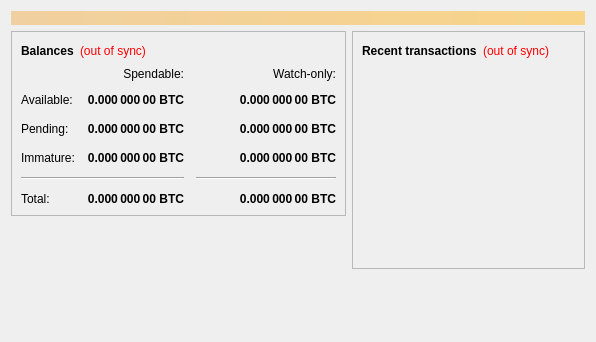
<?xml version="1.0" encoding="UTF-8"?>
<ui version="4.0">
 <class>OverviewPage</class>
 <widget class="QWidget" name="OverviewPage">
  <property name="geometry">
   <rect>
    <x>0</x>
    <y>0</y>
    <width>596</width>
    <height>342</height>
   </rect>
  </property>
  <property name="windowTitle">
   <string>Form</string>
  </property>
  <layout class="QVBoxLayout" name="topLayout">
   <item>
    <widget class="QLabel" name="labelAlerts">
     <property name="visible">
      <bool>false</bool>
     </property>
     <property name="styleSheet">
      <string notr="true">background-color: qlineargradient(x1: 0, y1: 0, x2: 1, y2: 0, stop:0 #F0D0A0, stop:1 #F8D488); color:#000000;</string>
     </property>
     <property name="wordWrap">
      <bool>true</bool>
     </property>
     <property name="margin">
      <number>3</number>
     </property>
    </widget>
   </item>
   <item>
    <layout class="QHBoxLayout" name="horizontalLayout" stretch="1,1">
     <item>
      <layout class="QVBoxLayout" name="verticalLayout_2">
       <item>
        <widget class="QFrame" name="frame">
         <property name="frameShape">
          <enum>QFrame::StyledPanel</enum>
         </property>
         <property name="frameShadow">
          <enum>QFrame::Raised</enum>
         </property>
         <layout class="QVBoxLayout" name="verticalLayout_4">
          <item>
           <layout class="QHBoxLayout" name="horizontalLayout_4">
            <item>
             <widget class="QLabel" name="label_5">
              <property name="font">
               <font>
                <weight>75</weight>
                <bold>true</bold>
               </font>
              </property>
              <property name="text">
               <string>Balances</string>
              </property>
             </widget>
            </item>
            <item>
             <widget class="QLabel" name="labelWalletStatus">
              <property name="cursor">
               <cursorShape>WhatsThisCursor</cursorShape>
              </property>
              <property name="toolTip">
               <string>The displayed information may be out of date. Your wallet automatically synchronizes with the Truthcoin network after a connection is established, but this process has not completed yet.</string>
              </property>
              <property name="styleSheet">
               <string notr="true">QLabel { color: red; }</string>
              </property>
              <property name="text">
               <string notr="true">(out of sync)</string>
              </property>
              <property name="alignment">
               <set>Qt::AlignLeading|Qt::AlignLeft|Qt::AlignVCenter</set>
              </property>
             </widget>
            </item>
            <item>
             <spacer name="horizontalSpacer_3">
              <property name="orientation">
               <enum>Qt::Horizontal</enum>
              </property>
              <property name="sizeHint" stdset="0">
               <size>
                <width>40</width>
                <height>20</height>
               </size>
              </property>
             </spacer>
            </item>
           </layout>
          </item>
          <item>
           <layout class="QGridLayout" name="gridLayout">
            <property name="spacing">
             <number>12</number>
            </property>
            <item row="2" column="2">
             <widget class="QLabel" name="labelWatchPending">
              <property name="font">
               <font>
                <weight>75</weight>
                <bold>true</bold>
               </font>
              </property>
              <property name="cursor">
               <cursorShape>IBeamCursor</cursorShape>
              </property>
              <property name="toolTip">
               <string>Unconfirmed transactions to watch-only addresses</string>
              </property>
              <property name="text">
               <string notr="true">0.000 000 00 BTC</string>
              </property>
              <property name="alignment">
               <set>Qt::AlignRight|Qt::AlignTrailing|Qt::AlignVCenter</set>
              </property>
              <property name="textInteractionFlags">
               <set>Qt::LinksAccessibleByMouse|Qt::TextSelectableByKeyboard|Qt::TextSelectableByMouse</set>
              </property>
             </widget>
            </item>
            <item row="2" column="1">
             <widget class="QLabel" name="labelUnconfirmed">
              <property name="font">
               <font>
                <weight>75</weight>
                <bold>true</bold>
               </font>
              </property>
              <property name="cursor">
               <cursorShape>IBeamCursor</cursorShape>
              </property>
              <property name="toolTip">
               <string>Total of transactions that have yet to be confirmed, and do not yet count toward the spendable balance</string>
              </property>
              <property name="text">
               <string notr="true">0.000 000 00 BTC</string>
              </property>
              <property name="alignment">
               <set>Qt::AlignRight|Qt::AlignTrailing|Qt::AlignVCenter</set>
              </property>
              <property name="textInteractionFlags">
               <set>Qt::LinksAccessibleByMouse|Qt::TextSelectableByKeyboard|Qt::TextSelectableByMouse</set>
              </property>
             </widget>
            </item>
            <item row="3" column="2">
             <widget class="QLabel" name="labelWatchImmature">
              <property name="font">
               <font>
                <weight>75</weight>
                <bold>true</bold>
               </font>
              </property>
              <property name="cursor">
               <cursorShape>IBeamCursor</cursorShape>
              </property>
              <property name="toolTip">
               <string>Mined balance in watch-only addresses that has not yet matured</string>
              </property>
              <property name="text">
               <string notr="true">0.000 000 00 BTC</string>
              </property>
              <property name="alignment">
               <set>Qt::AlignRight|Qt::AlignTrailing|Qt::AlignVCenter</set>
              </property>
              <property name="textInteractionFlags">
               <set>Qt::LinksAccessibleByMouse|Qt::TextSelectableByKeyboard|Qt::TextSelectableByMouse</set>
              </property>
             </widget>
            </item>
            <item row="4" column="0" colspan="2">
             <widget class="Line" name="line">
              <property name="orientation">
               <enum>Qt::Horizontal</enum>
              </property>
             </widget>
            </item>
            <item row="4" column="2">
             <widget class="Line" name="lineWatchBalance">
              <property name="sizePolicy">
               <sizepolicy hsizetype="Preferred" vsizetype="Fixed">
                <horstretch>0</horstretch>
                <verstretch>0</verstretch>
               </sizepolicy>
              </property>
              <property name="minimumSize">
               <size>
                <width>140</width>
                <height>0</height>
               </size>
              </property>
              <property name="orientation">
               <enum>Qt::Horizontal</enum>
              </property>
             </widget>
            </item>
            <item row="5" column="0">
             <widget class="QLabel" name="labelTotalText">
              <property name="text">
               <string>Total:</string>
              </property>
             </widget>
            </item>
            <item row="3" column="1">
             <widget class="QLabel" name="labelImmature">
              <property name="font">
               <font>
                <weight>75</weight>
                <bold>true</bold>
               </font>
              </property>
              <property name="cursor">
               <cursorShape>IBeamCursor</cursorShape>
              </property>
              <property name="toolTip">
               <string>Mined balance that has not yet matured</string>
              </property>
              <property name="text">
               <string notr="true">0.000 000 00 BTC</string>
              </property>
              <property name="alignment">
               <set>Qt::AlignRight|Qt::AlignTrailing|Qt::AlignVCenter</set>
              </property>
              <property name="textInteractionFlags">
               <set>Qt::LinksAccessibleByMouse|Qt::TextSelectableByKeyboard|Qt::TextSelectableByMouse</set>
              </property>
             </widget>
            </item>
            <item row="2" column="3">
             <spacer name="horizontalSpacer_2">
              <property name="orientation">
               <enum>Qt::Horizontal</enum>
              </property>
              <property name="sizeHint" stdset="0">
               <size>
                <width>40</width>
                <height>20</height>
               </size>
              </property>
             </spacer>
            </item>
            <item row="3" column="0">
             <widget class="QLabel" name="labelImmatureText">
              <property name="text">
               <string>Immature:</string>
              </property>
             </widget>
            </item>
            <item row="5" column="1">
             <widget class="QLabel" name="labelTotal">
              <property name="font">
               <font>
                <weight>75</weight>
                <bold>true</bold>
               </font>
              </property>
              <property name="cursor">
               <cursorShape>IBeamCursor</cursorShape>
              </property>
              <property name="toolTip">
               <string>Your current total balance</string>
              </property>
              <property name="text">
               <string notr="true">0.000 000 00 BTC</string>
              </property>
              <property name="alignment">
               <set>Qt::AlignRight|Qt::AlignTrailing|Qt::AlignVCenter</set>
              </property>
              <property name="textInteractionFlags">
               <set>Qt::LinksAccessibleByMouse|Qt::TextSelectableByKeyboard|Qt::TextSelectableByMouse</set>
              </property>
             </widget>
            </item>
            <item row="5" column="2">
             <widget class="QLabel" name="labelWatchTotal">
              <property name="font">
               <font>
                <weight>75</weight>
                <bold>true</bold>
               </font>
              </property>
              <property name="cursor">
               <cursorShape>IBeamCursor</cursorShape>
              </property>
              <property name="toolTip">
               <string>Current total balance in watch-only addresses</string>
              </property>
              <property name="text">
               <string notr="true">0.000 000 00 BTC</string>
              </property>
              <property name="alignment">
               <set>Qt::AlignRight|Qt::AlignTrailing|Qt::AlignVCenter</set>
              </property>
              <property name="textInteractionFlags">
               <set>Qt::LinksAccessibleByMouse|Qt::TextSelectableByKeyboard|Qt::TextSelectableByMouse</set>
              </property>
             </widget>
            </item>
            <item row="0" column="2">
             <widget class="QLabel" name="labelWatchonly">
              <property name="text">
               <string>Watch-only:</string>
              </property>
              <property name="alignment">
               <set>Qt::AlignRight|Qt::AlignTrailing|Qt::AlignVCenter</set>
              </property>
             </widget>
            </item>
            <item row="1" column="0">
             <widget class="QLabel" name="labelBalanceText">
              <property name="text">
               <string>Available:</string>
              </property>
             </widget>
            </item>
            <item row="1" column="1">
             <widget class="QLabel" name="labelBalance">
              <property name="font">
               <font>
                <weight>75</weight>
                <bold>true</bold>
               </font>
              </property>
              <property name="cursor">
               <cursorShape>IBeamCursor</cursorShape>
              </property>
              <property name="toolTip">
               <string>Your current spendable balance</string>
              </property>
              <property name="text">
               <string notr="true">0.000 000 00 BTC</string>
              </property>
              <property name="alignment">
               <set>Qt::AlignRight|Qt::AlignTrailing|Qt::AlignVCenter</set>
              </property>
              <property name="textInteractionFlags">
               <set>Qt::LinksAccessibleByMouse|Qt::TextSelectableByKeyboard|Qt::TextSelectableByMouse</set>
              </property>
             </widget>
            </item>
            <item row="1" column="2">
             <widget class="QLabel" name="labelWatchAvailable">
              <property name="font">
               <font>
                <weight>75</weight>
                <bold>true</bold>
               </font>
              </property>
              <property name="cursor">
               <cursorShape>IBeamCursor</cursorShape>
              </property>
              <property name="toolTip">
               <string>Your current balance in watch-only addresses</string>
              </property>
              <property name="text">
               <string notr="true">0.000 000 00 BTC</string>
              </property>
              <property name="alignment">
               <set>Qt::AlignRight|Qt::AlignTrailing|Qt::AlignVCenter</set>
              </property>
              <property name="textInteractionFlags">
               <set>Qt::LinksAccessibleByMouse|Qt::TextSelectableByKeyboard|Qt::TextSelectableByMouse</set>
              </property>
             </widget>
            </item>
            <item row="2" column="0">
             <widget class="QLabel" name="labelPendingText">
              <property name="text">
               <string>Pending:</string>
              </property>
             </widget>
            </item>
            <item row="0" column="1">
             <widget class="QLabel" name="labelSpendable">
              <property name="text">
               <string>Spendable:</string>
              </property>
              <property name="alignment">
               <set>Qt::AlignRight|Qt::AlignTrailing|Qt::AlignVCenter</set>
              </property>
             </widget>
            </item>
           </layout>
          </item>
         </layout>
        </widget>
       </item>
       <item>
        <spacer name="verticalSpacer">
         <property name="orientation">
          <enum>Qt::Vertical</enum>
         </property>
         <property name="sizeHint" stdset="0">
          <size>
           <width>20</width>
           <height>40</height>
          </size>
         </property>
        </spacer>
       </item>
      </layout>
     </item>
     <item>
      <layout class="QVBoxLayout" name="verticalLayout_3">
       <item>
        <widget class="QFrame" name="frame_2">
         <property name="frameShape">
          <enum>QFrame::StyledPanel</enum>
         </property>
         <property name="frameShadow">
          <enum>QFrame::Raised</enum>
         </property>
         <layout class="QVBoxLayout" name="verticalLayout">
          <item>
           <layout class="QHBoxLayout" name="horizontalLayout_2">
            <item>
             <widget class="QLabel" name="label_4">
              <property name="font">
               <font>
                <weight>75</weight>
                <bold>true</bold>
               </font>
              </property>
              <property name="text">
               <string>Recent transactions</string>
              </property>
             </widget>
            </item>
            <item>
             <widget class="QLabel" name="labelTransactionsStatus">
              <property name="cursor">
               <cursorShape>WhatsThisCursor</cursorShape>
              </property>
              <property name="toolTip">
               <string>The displayed information may be out of date. Your wallet automatically synchronizes with the Truthcoin network after a connection is established, but this process has not completed yet.</string>
              </property>
              <property name="styleSheet">
               <string notr="true">QLabel { color: red; }</string>
              </property>
              <property name="text">
               <string notr="true">(out of sync)</string>
              </property>
              <property name="alignment">
               <set>Qt::AlignRight|Qt::AlignTrailing|Qt::AlignVCenter</set>
              </property>
             </widget>
            </item>
            <item>
             <spacer name="horizontalSpacer">
              <property name="orientation">
               <enum>Qt::Horizontal</enum>
              </property>
              <property name="sizeHint" stdset="0">
               <size>
                <width>40</width>
                <height>20</height>
               </size>
              </property>
             </spacer>
            </item>
           </layout>
          </item>
          <item>
           <widget class="QListView" name="listTransactions">
            <property name="styleSheet">
             <string notr="true">QListView { background: transparent; }</string>
            </property>
            <property name="frameShape">
             <enum>QFrame::NoFrame</enum>
            </property>
            <property name="verticalScrollBarPolicy">
             <enum>Qt::ScrollBarAlwaysOff</enum>
            </property>
            <property name="horizontalScrollBarPolicy">
             <enum>Qt::ScrollBarAlwaysOff</enum>
            </property>
            <property name="selectionMode">
             <enum>QAbstractItemView::NoSelection</enum>
            </property>
           </widget>
          </item>
         </layout>
        </widget>
       </item>
       <item>
        <spacer name="verticalSpacer_2">
         <property name="orientation">
          <enum>Qt::Vertical</enum>
         </property>
         <property name="sizeHint" stdset="0">
          <size>
           <width>20</width>
           <height>40</height>
          </size>
         </property>
        </spacer>
       </item>
      </layout>
     </item>
    </layout>
   </item>
  </layout>
 </widget>
 <resources/>
 <connections/>
</ui>
